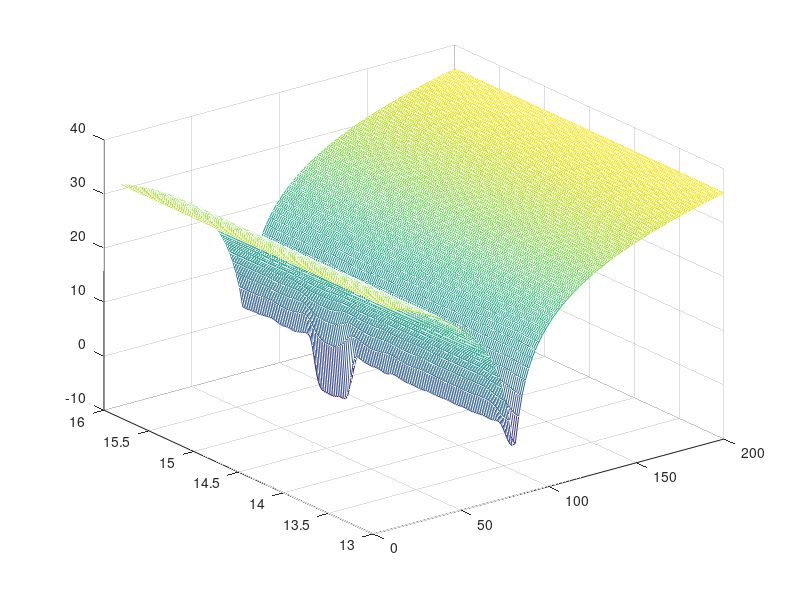

This figure's MATLAB source:
%% LoFASM Test
% %%%%%%%%%%%%%%%%%%%%%%%%%%%%%%%%%%%%%%%%%%%%%%%%%%%%%%%%%%%%%%%%%%%%%%%%%%%
% %%% Calculate Total Scanned Hour Duration
% %-------------------------------------------------------------------------%
% h = (0 : 447*0.083886 : (504-1)*447*0.083886)/3600;
% %-------------------------------------------------------------------------%
% 
% %%%%%%%%%%%%%%%%%%%%%%%%%%%%%%%%%%%%%%%%%%%%%%%%%%%%%%%%%%%%%%%%%%%%%%%%%%%
% %%% Calculate Baselines and Theoric Delay
% %-------------------------------------------------------------------------%
% l = 35.247469;
% L = -116.791509;
% 
% X = 20;
% Y = 160;
% Z = 3;
% 
% % d = 40;
% r = 20;
% H = h - r;
% 
% w = @(d) -cosd(d)*sin(H*pi/12)*X + sind(d)*Y + cosd(d)*cos(H*pi/12)*Z;
% 
% dw = @(d) sind(d)*sin(H*pi/12)*X + cosd(d)*Y - sind(d)*cos(H*pi/12)*Z;
% %-------------------------------------------------------------------------%
% 
% fc = (0.09765625*100:0.09765625:0.09765625*100)*1e6;
% c = physconst('LightSpeed');
% 
% measuredR = reshape(exp(1i*2*pi*fc.'*(w(30)/c)),[],1);
% 
% modelledR = @(d) reshape(exp(1i*2*pi*fc.'*(w(d)/c)),[],1);
% 
% modelledRdiff = @(d) reshape(1i*2*pi*fc.'/c.*dw(d).*exp(1i*2*pi*fc.'*(w(d)/c)),[],1);
% 
% minFunc = @(d) (measuredR - modelledR(d)) .* conj(measuredR - modelledR(d));
% 
% JacobianMinFunc = @(d) (-modelledRdiff(d)) .* conj(measuredR - modelledR(d)) + ...
%     (measuredR - modelledR(d)) .* conj(-modelledRdiff(d));
% 
% [d_newton, k_newton, error] = newton(minFunc,JacobianMinFunc,20);


%% Simple Test 1 - Two Variable
% t = linspace(0,5*pi,100).';
% 
% modelledF = @(a,b) a^2*exp(1i*t) + b*cos(t).^2;
% modelledFdiff_a = @(a) 2*a*exp(1i*t);
% modelledFdiff_b = @(b) cos(t).^2;
% 
% % modelledFsecondDiff_a = @(a) 2*exp(1i*t);
% % modelledFsecondDiff_b = @(b) 0;
% 
% aDes = 135;
% bDes = 100;
% measuredF = aDes^2*exp(1i*t) + bDes*cos(t).^2 + 0.1*randn(length(t),1);
% 
% minFunc = @(a,b) (measuredF - modelledF(a,b)) .* conj(measuredF - modelledF(a,b));
% 
% JacobianMinFunc = @(a,b) [(-modelledFdiff_a(a) .* conj(measuredF - modelledF(a,b))) + ...
%     ((measuredF - modelledF(a,b)) .* conj(- modelledFdiff_a(a))) , ...
%     (-modelledFdiff_b(b) .* conj(measuredF - modelledF(a,b))) + ...
%     ((measuredF - modelledF(a,b)) .* conj(- modelledFdiff_b(b)))];
% 
% aT = linspace(10,300,150);
% bT = linspace(10,200,100);
% mR = zeros(length(aT),length(bT)); 
% for n1 = 1:length(aT)
%     for n2 = 1:length(bT)
%         x_k_1 = [aT(n1);bT(n2)];
%         x_k_1_c = num2cell(x_k_1);
%         J = JacobianMinFunc(x_k_1_c{:});
%         fm = minFunc(x_k_1_c{:});
%         mR(n1,n2) = norm(-(J.' * J) \ J.' * fm);
%     end
% end
% mesh(bT,aT,mag2db(mR))


%% Simple Test 2 - Two Variable
t = linspace(0,5*pi,100).';
modelledF = @(a,b) exp(1i*a*t) + b*cos(t).^2;
modelledFdiff_a = @(a) 1i*t.*exp(1i*a*t);
modelledFdiff_b = @(b) cos(t).^2;

aDes = 15;
bIn = 80;
measuredF = exp(1i*aDes*t) + bIn*cos(t).^2 + 0.1*randn(length(t),1);

minFunc = @(a,b) (measuredF - modelledF(a,b)) .* conj(measuredF - modelledF(a,b));

JacobianMinFunc = @(a,b) [(-modelledFdiff_a(a) .* conj(measuredF - modelledF(a,b))) + ...
    ((measuredF - modelledF(a,b)) .* conj(- modelledFdiff_a(a))) , ...
    (-modelledFdiff_b(b) .* conj(measuredF - modelledF(a,b))) + ...
    ((measuredF - modelledF(a,b)) .* conj(- modelledFdiff_b(b)))];

aT = linspace(13,16,150);
bT = linspace(10,200,100);
mR = zeros(length(aT),length(bT)); 
for n1 = 1:length(aT)
    for n2 = 1:length(bT)
        x_k_1 = [aT(n1);bT(n2)];
        x_k_1_c = num2cell(x_k_1);
        J = JacobianMinFunc(x_k_1_c{:});
        fm = minFunc(x_k_1_c{:});
        mR(n1,n2) = norm(-(J' * J) \ J' * fm);
        % mR(n1,n2) = norm(-real((J' * J) \ J' * fm));
    end
end
mesh(bT,aT,mag2db(mR))


%% Simple Test 3 - One Variable
% t = linspace(0,5*pi,100).';
% 
% % V1 -------------------------------------------------------------------------%
% % modelledR = @(a) exp(1i*a*t);
% % modelledRdiff = @(a) 1i*t.*exp(1i*a*t);
% % 
% % measuredR = modelledR(3) + 0.1*(randn(length(t),1)+1i*randn(length(t),1));
% % 
% % minFunc = @(a) (measuredR - modelledR(a)) .* conj(measuredR - modelledR(a));
% % 
% % JacobianMinFunc = @(a) (-modelledRdiff(a) .* conj(measuredR - modelledR(a))) + ...
% %     (measuredR - modelledR(a)) .* conj(-modelledRdiff(a));
% %-------------------------------------------------------------------------%
% 
% 
% % V2 -------------------------------------------------------------------------%
% modelledR = @(a) exp(1i*a*t);
% modelledRdiff = @(a) 1i*t.*exp(1i*a*t);
% 
% measuredR = modelledR(3.5) + 0.1*(randn(length(t),1)+1i*randn(length(t),1));
% 
% % minFunc = @(a) abs(measuredR - modelledR(a)).^2;
% 
% minFunc = @(a) (measuredR - modelledR(a));
% 
% % JacobianMinFunc = @(a) (-modelledRdiff(a) .* conj(measuredR - modelledR(a))) + ...
% %     (measuredR - modelledR(a)) .* conj(-modelledRdiff(a));
% 
% JacobianMinFunc = @(a) -modelledRdiff(a)/length(t); %   - conj(modelledRdiff(a));
%-------------------------------------------------------------------------%


% V3 -------------------------------------------------------------------------%
% realModelledR = @(a) cos(a*t);
% realModelledRdiff = @(a) -t.*sin(a*t);
% 
% imagModelledR = @(a) sin(a*t);
% imagModelledRdiff = @(a) t.*cos(a*t);
% 
% realMeasuredR = realModelledR(3) + 0.1*randn(length(t),1);
% imagMeasuredR = imagModelledR(3) + 0.1*randn(length(t),1);
% 
% minFunc = @(a) (realMeasuredR - realModelledR(a)).^2 + (imagMeasuredR - imagModelledR(a)).^2;
% JacobianMinFunc = @(a) -2*(realMeasuredR - realModelledR(a)).*realModelledRdiff(a) + ...
%     -2*(imagMeasuredR - imagModelledR(a)).*imagModelledRdiff(a);
%-------------------------------------------------------------------------%

% aT = linspace(0.01,5,100);
% mR = zeros(1,length(aT));
% for n = 1:length(aT)    
%     x_k_1 = aT(n);
%     J = JacobianMinFunc(x_k_1);
%     fm = minFunc(x_k_1);
%     mR(n) = - (J'*fm - J.' * conj(fm));
% end
% plot(aT,mR)
% [~,ind] = min(mR);
% aEstimated = aT(ind);

%% Find the minimum
% [a_newton, k_newton, allA, error] = newton(minFunc,JacobianMinFunc,1);


%%%%%%%%%%%%%%%%%%%%%%%%%%%%%%%%%%%%%%%%%%%%%%%%%%%%%%%%%%%%%%%%%%%%%%%%%%%
% Newton Method
%-------------------------------------------------------------------------%
function [x_k,k,allx,error] = newton(f,df,x_0)
% f = nonlinear function
% df = derivative of the nonlinear function
% x_0 = initial guess

% x = root of the function
% k = number of iterations

% If root error is wanted to be minimized
% tol = 10^-5;   % tolerance value
nIter = 1e4; % iteration value

x_k_1 = x_0;

% x_k_1_c = num2cell(x_k_1);
% J = df(x_k_1_c{:});

J = df(x_k_1);
fm = f(x_k_1);
x_k = x_k_1 - (J.' * J) \ J.' * fm;
k = 1;

% If root error is wanted to be minimized
error = zeros(1,nIter);
allx = zeros(1,nIter);

while k < nIter % norm(x_k - x_k_1) > tol % termination criterion
    x_k_1 = x_k;
    
    % x_k_1_c = num2cell(x_k_1);
    % J = df(x_k_1_c{:});
    
    J = df(x_k_1);
    fm = f(x_k_1);
    
    x_k = x_k_1 - (J.' * J) \ J.' * fm;
    
    error(k) = norm(f(x_k));
    allx(k) = x_k;
    k = k + 1;
end

end
%-------------------------------------------------------------------------%